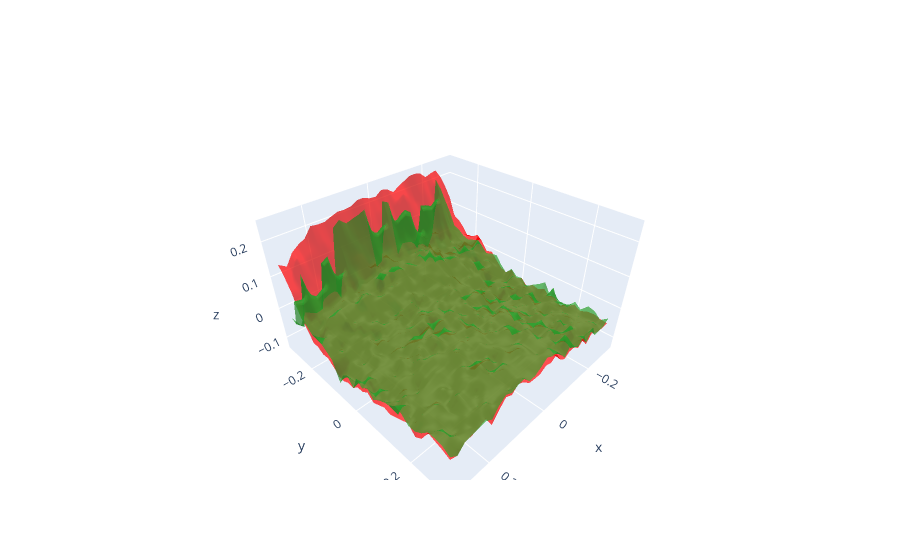

The cell this chart's notebook holds for it:
### Code cell
import plotly.graph_objects as go

colors1 = np.zeros(shape=toplot.shape)    
colors2 = np.ones(shape=toplot2.shape)    

cmap = plt.get_cmap("tab10")
colorscale = [[0, 'rgb' + str(cmap(1)[0:3])], 
              [1, 'rgb' + str(cmap(2)[0:3])]]

fig = go.Figure()

fig.add_trace(go.Surface(
    contours = {},
    x = list(toplot.index),
    y = list(toplot.columns),
    z = toplot.values, 
    surfacecolor =colors1,
    colorscale=colorscale,
    cmin=0, cmax=1, opacity=.7))

fig.add_trace(go.Surface(
    contours = {},
    x = list(toplot2.index),
    y = list(toplot2.columns),
    z = toplot2.values, 
    surfacecolor =colors2,
    colorscale=colorscale,
    cmin=0, cmax=1, opacity=.7))

fig.update_traces(showscale=False)
fig.show()

### Figure 1 — Plotly figure (JSON) as saved in the notebook; plotly's stock layout.template omitted (floating-point values rounded to 4 significant figures; data arrays with more than 128 entries replaced by an {"elided": "..."} marker saying what was removed)
{"data": [{"cmax": 1, "cmin": 0, "colorscale": [[0, "rgb(1.0, 0.4980392156862745, 0.054901960784313725)"], [1, "rgb(0.17254901960784313, 0.6274509803921569, 0.17254901960784313)"]], "opacity": 0.7, "showscale": false, "surfacecolor": {"elided": "30x30 int values"}, "type": "surface", "x": [-0.3, -0.2793, -0.2586, -0.2379, -0.2172, -0.1966, -0.1759, -0.1552, -0.1345, -0.1138, -0.0931, -0.07241, -0.05172, -0.03103, -0.01034, 0.01034, 0.03103, 0.05172, 0.07241, 0.0931, 0.1138, 0.1345, 0.1552, 0.1759, 0.1966, 0.2172, 0.2379, 0.2586, 0.2793, 0.3], "y": [-0.3, -0.2793, -0.2586, -0.2379, -0.2172, -0.1966, -0.1759, -0.1552, -0.1345, -0.1138, -0.0931, -0.07241, -0.05172, -0.03103, -0.01034, 0.01034, 0.03103, 0.05172, 0.07241, 0.0931, 0.1138, 0.1345, 0.1552, 0.1759, 0.1966, 0.2172, 0.2379, 0.2586, 0.2793, 0.3], "z": {"elided": "30x30 float values"}}, {"cmax": 1, "cmin": 0, "colorscale": [[0, "rgb(1.0, 0.4980392156862745, 0.054901960784313725)"], [1, "rgb(0.17254901960784313, 0.6274509803921569, 0.17254901960784313)"]], "opacity": 0.7, "showscale": false, "surfacecolor": {"elided": "30x30 int values"}, "type": "surface", "x": [-0.3, -0.2793, -0.2586, -0.2379, -0.2172, -0.1966, -0.1759, -0.1552, -0.1345, -0.1138, -0.0931, -0.07241, -0.05172, -0.03103, -0.01034, 0.01034, 0.03103, 0.05172, 0.07241, 0.0931, 0.1138, 0.1345, 0.1552, 0.1759, 0.1966, 0.2172, 0.2379, 0.2586, 0.2793, 0.3], "y": [-0.3, -0.2793, -0.2586, -0.2379, -0.2172, -0.1966, -0.1759, -0.1552, -0.1345, -0.1138, -0.0931, -0.07241, -0.05172, -0.03103, -0.01034, 0.01034, 0.03103, 0.05172, 0.07241, 0.0931, 0.1138, 0.1345, 0.1552, 0.1759, 0.1966, 0.2172, 0.2379, 0.2586, 0.2793, 0.3], "z": {"elided": "30x30 float values"}}], "layout": {}}
